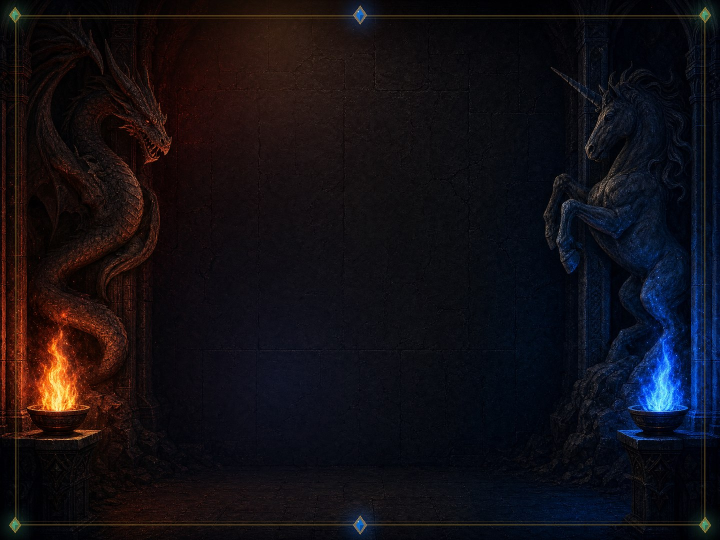
#> input picture src/assets/bg-4x3.jpg, 1440 x 1080 px, given in place of bg-16x9-source.png, which was not available (shown at 1/2 size)
$ python compose_16x9_backdrop.py
#> lines starting #> are read from the running program, lines starting #| are printed output that depends on the picture; pictures that were not available may be replaced by others from this repository, and a replacement may not be noted
#!/usr/bin/env python3
"""Composes the 16:9 backdrop from the supplied statue art.

Base art: scripts/bg-16x9-source.png — dragon statue with an orange
brazier left, unicorn with a blue brazier right, carved kraken
tentacles along the floor line, blank stone center (generated from
docs/wireframe-16x9.json). Scales to the spec canvas and composites
the interface dressing onto the measured zones: ornamental board
frame, red/blue card sockets, recessed panels behind the topbar and
controls, title glow, and the house hairline frame with gems.

16:9-and-wider always uses the same layout positions, so unlike the
squarish band the baked dressing stays aligned here.

Run from the repo root:  python3 scripts/compose_16x9_backdrop.py
"""

import numpy as np
from PIL import Image, ImageDraw

SRC = "scripts/bg-16x9-source.png"
OUT = "src/assets/bg-landscape.jpg"
W, H = 1920, 1080  # wireframe-16x9.json canvas

GOLD_MID = (215, 148, 37)
GOLD_DEEP = (138, 106, 37)
SAPPHIRE = (7, 83, 186)
SAPPHIRE_GLINT = (191, 227, 243)
EMERALD = (57, 131, 93)
EMERALD_GLINT = (102, 211, 184)
RED_SOCKET = (168, 62, 48)
BLUE_SOCKET = (66, 110, 220)

# measured zones from docs/wireframe-16x9.json
BOARD = (553, 317, 989, 753)
HAND_A = (405, 147, 1137, 305)   # opponent (red)
HAND_B = (405, 765, 1137, 923)   # player (blue)
TOPBAR = (1195, 9, 1515, 117)
BOTTOMBAR = (1195, 711, 1515, 1071)
TITLE_CENTER = (771, 74)
CARD = 140  # live card size at this canvas (no downscale at 16:9)


def draw_gem(d, x, y, r, core, glint):
    m = r * 1.55
    d.polygon([(x, y - m), (x + m * 0.72, y), (x, y + m), (x - m * 0.72, y)],
              fill=(*GOLD_DEEP, 200), outline=(*GOLD_MID, 230))
    d.polygon([(x, y - r), (x + r * 0.66, y), (x, y + r), (x - r * 0.66, y)],
              fill=(*core, 255))
    dark = tuple(int(c * 0.55) for c in core)
    d.polygon([(x, y), (x + r * 0.66, y), (x, y + r)], fill=(*dark, 255))
    d.ellipse([x - r * 0.28 - 1, y - r * 0.55 - 1, x - r * 0.28 + 1, y - r * 0.55 + 1],
              fill=(*glint, 255))


def radial(w, h, cx, cy, rad, color, strength):
    ys, xs = np.mgrid[0:h, 0:w].astype(np.float32)
    d = np.sqrt((xs - cx) ** 2 + (ys - cy) ** 2) / rad
    fall = np.clip(1.0 - d, 0.0, 1.0) ** 2 * strength
    return fall[..., None] * np.array(color, np.float32)


def screen(base, light):
    return 255.0 - (255.0 - base) * (255.0 - light) / 255.0


base = Image.open(SRC).convert("RGB").resize((W, H), Image.LANCZOS)
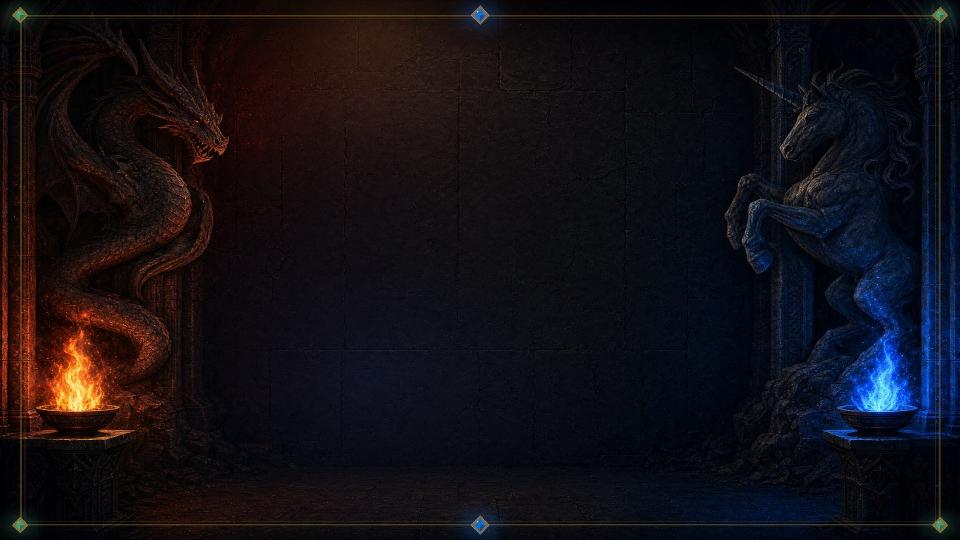
#> base: PIL image 1920x1080 RGB (shown at 1/2 size); mean R, G, B 18.7, 15.3, 20.8
deco = Image.new("RGBA", (W, H), (0, 0, 0, 0))
#> deco: PIL image 1920x1080 RGBA; every value is 0
dd = ImageDraw.Draw(deco)
glow = np.zeros((H, W, 3), np.float32)

# NOTE: card sockets, recessed panels and the ornamental board frame are
# deliberately NOT baked into the art any more — on real devices the
# browser chrome changes the viewport aspect and cover-fit shifts the
# painting, so anything position-locked ghosts against the live UI.
# Those elements are DOM/CSS now (Hand.css, Board.css, App.css). Only
# position-forgiving light washes are painted here.
glow += radial(W, H, (HAND_A[0] + HAND_A[2]) // 2, (HAND_A[1] + HAND_A[3]) // 2,
               520, (150, 34, 26), 0.13)
glow += radial(W, H, (HAND_B[0] + HAND_B[2]) // 2, (HAND_B[1] + HAND_B[3]) // 2,
               520, (30, 70, 190), 0.13)

glow += radial(W, H, *TITLE_CENTER, 340, (108, 74, 26), 0.28)

# ── house frame + gems ──
inset = round(min(W, H) * 0.028)
dd.rectangle([inset, inset, W - inset, H - inset], outline=(*GOLD_DEEP, 120), width=3)
dd.rectangle([inset + 7, inset + 7, W - inset - 7, H - inset - 7], outline=(*GOLD_MID, 60), width=1)
gem_r = 12
draw_gem(dd, W // 2, inset, gem_r, SAPPHIRE, SAPPHIRE_GLINT)
draw_gem(dd, W // 2, H - inset, gem_r, SAPPHIRE, SAPPHIRE_GLINT)
for cx, cy in ((inset, inset), (W - inset, inset), (inset, H - inset), (W - inset, H - inset)):
    draw_gem(dd, cx, cy, round(gem_r * 0.8), EMERALD, EMERALD_GLINT)
glow += radial(W, H, W // 2, inset, 60, SAPPHIRE, 0.5)
glow += radial(W, H, W // 2, H - inset, 60, SAPPHIRE, 0.5)
for cx, cy in ((inset, inset), (W - inset, inset), (inset, H - inset), (W - inset, H - inset)):
    glow += radial(W, H, cx, cy, 50, EMERALD, 0.45)

out = Image.alpha_composite(base.convert("RGBA"), deco).convert("RGB")
out_arr = screen(np.asarray(out, np.float32), np.clip(glow, 0, 255))
#> in screen, `return 255.0 - (255.0 - base) * (255.0 - light) / 255.0`:
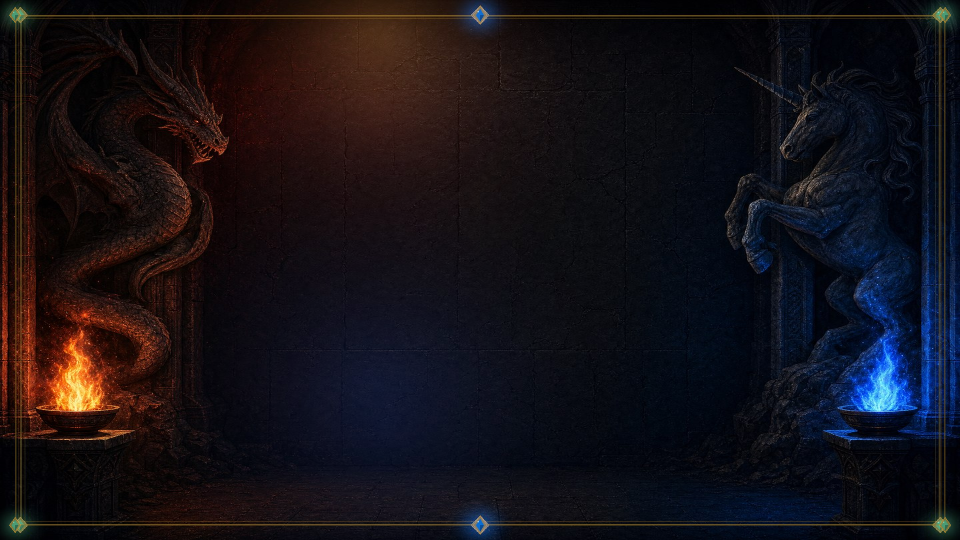
#> returned value: shape (1080, 1920, 3) float32 (shown at 1/2 size); mean of channels 0, 1, 2 21.2, 17, 22.8; drawn as R, G, B
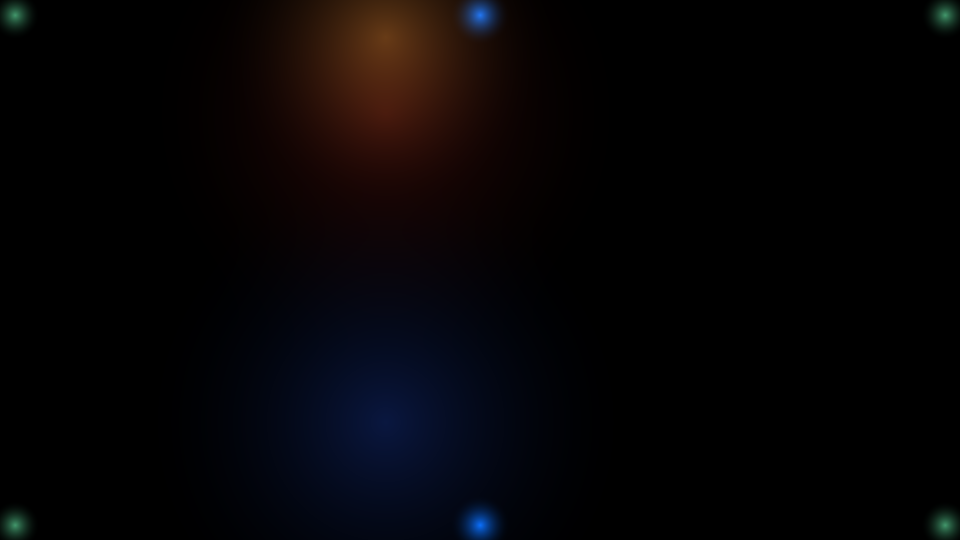
#> glow: shape (1080, 1920, 3) float32 (shown at 1/2 size); mean R, G, B 2.2, 1.5, 2.2; drawn with min black and max white
Image.fromarray(np.clip(out_arr, 0, 255).astype(np.uint8), "RGB").save(OUT, quality=87, optimize=True)
print(f"wrote {OUT} ({W}x{H})")

$ run again, on src/assets/bg-square.jpg
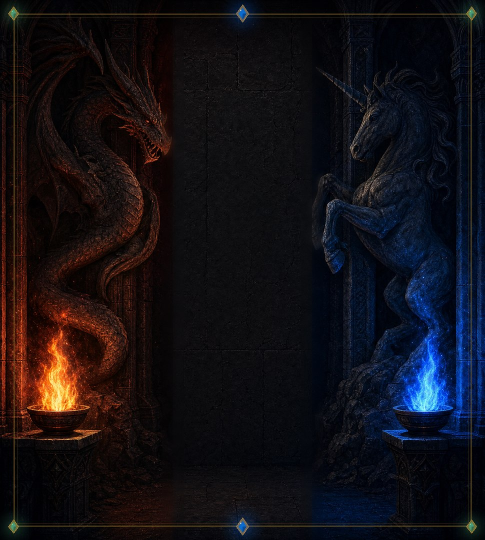
#> input picture src/assets/bg-square.jpg, 970 x 1080 px, given in place of bg-16x9-source.png, which was not available (shown at 1/2 size)
#> `base = Image.open(SRC).convert("RGB").resize((W, H), Image.LANCZOS)`:
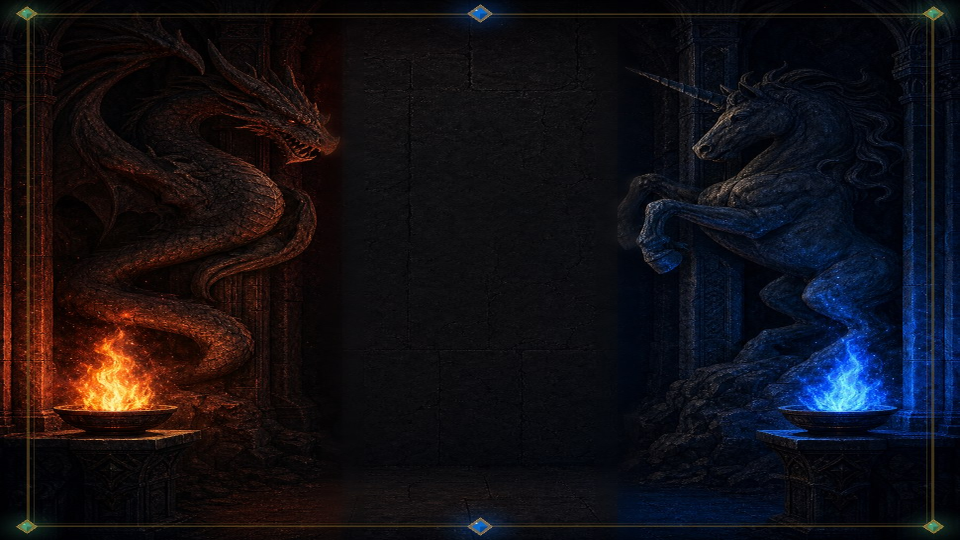
#> base: PIL image 1920x1080 RGB (shown at 1/2 size); mean R, G, B 19, 16, 21.2
#> deco: PIL image 1920x1080 RGBA; every value is 0
#> in screen, `return 255.0 - (255.0 - base) * (255.0 - light) / 255.0`:
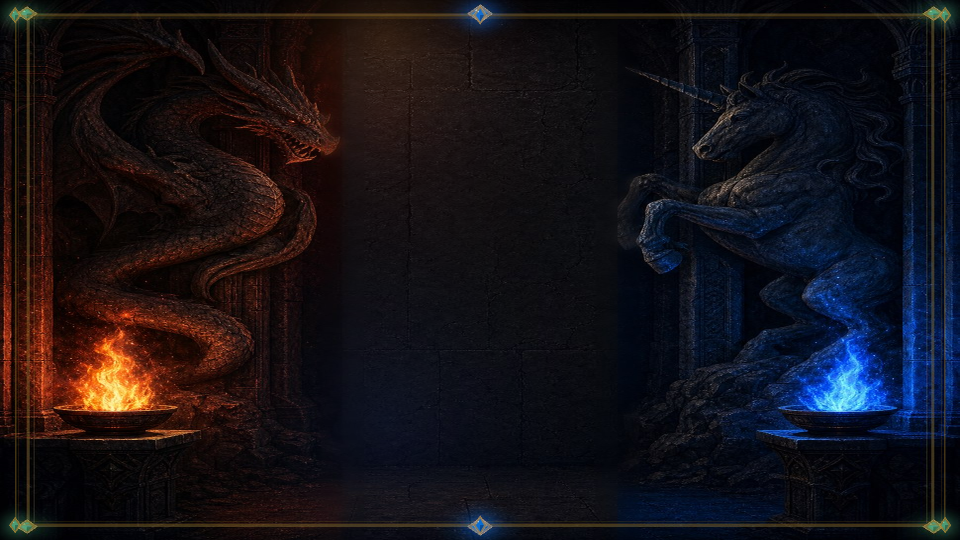
#> returned value: shape (1080, 1920, 3) float32 (shown at 1/2 size); mean of channels 0, 1, 2 21.8, 17.9, 23.4; drawn as R, G, B
